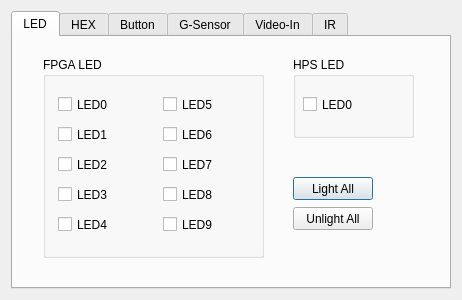
<?xml version="1.0" encoding="UTF-8"?>
<ui version="4.0">
 <class>Dialog</class>
 <widget class="QDialog" name="Dialog">
  <property name="windowModality">
   <enum>Qt::ApplicationModal</enum>
  </property>
  <property name="geometry">
   <rect>
    <x>0</x>
    <y>0</y>
    <width>462</width>
    <height>300</height>
   </rect>
  </property>
  <property name="sizePolicy">
   <sizepolicy hsizetype="Fixed" vsizetype="Fixed">
    <horstretch>0</horstretch>
    <verstretch>0</verstretch>
   </sizepolicy>
  </property>
  <property name="cursor">
   <cursorShape>ArrowCursor</cursorShape>
  </property>
  <property name="contextMenuPolicy">
   <enum>Qt::DefaultContextMenu</enum>
  </property>
  <property name="windowTitle">
   <string extracomment="Developed by Richard">DE1-SoC Control Panel</string>
  </property>
  <property name="sizeGripEnabled">
   <bool>false</bool>
  </property>
  <property name="modal">
   <bool>false</bool>
  </property>
  <layout class="QVBoxLayout" name="verticalLayout">
   <item>
    <widget class="QTabWidget" name="tabWidget">
     <property name="cursor">
      <cursorShape>ArrowCursor</cursorShape>
     </property>
     <property name="tabShape">
      <enum>QTabWidget::Rounded</enum>
     </property>
     <property name="currentIndex">
      <number>0</number>
     </property>
     <property name="iconSize">
      <size>
       <width>32</width>
       <height>32</height>
      </size>
     </property>
     <property name="movable">
      <bool>false</bool>
     </property>
     <widget class="QWidget" name="tabLED">
      <property name="cursor">
       <cursorShape>ArrowCursor</cursorShape>
      </property>
      <property name="autoFillBackground">
       <bool>false</bool>
      </property>
      <attribute name="icon">
       <iconset resource="images/images.qrc">
        <normaloff>:/new/Myresource/GLED.bmp</normaloff>:/new/Myresource/GLED.bmp</iconset>
      </attribute>
      <attribute name="title">
       <string>LED</string>
      </attribute>
      <widget class="QGroupBox" name="groupBox_fpga_led">
       <property name="geometry">
        <rect>
         <x>30</x>
         <y>20</y>
         <width>221</width>
         <height>201</height>
        </rect>
       </property>
       <property name="title">
        <string>FPGA LED</string>
       </property>
       <widget class="QCheckBox" name="checkBox_LED1">
        <property name="geometry">
         <rect>
          <x>15</x>
          <y>60</y>
          <width>95</width>
          <height>35</height>
         </rect>
        </property>
        <property name="font">
         <font>
          <weight>50</weight>
          <bold>false</bold>
          <strikeout>false</strikeout>
          <kerning>false</kerning>
         </font>
        </property>
        <property name="cursor">
         <cursorShape>PointingHandCursor</cursorShape>
        </property>
        <property name="text">
         <string>LED1</string>
        </property>
        <property name="icon">
         <iconset resource="images/images.qrc">
          <normaloff>:/new/Myresource/RLED.bmp</normaloff>:/new/Myresource/RLED.bmp</iconset>
        </property>
        <property name="tristate">
         <bool>false</bool>
        </property>
       </widget>
       <widget class="QCheckBox" name="checkBox_LED9">
        <property name="geometry">
         <rect>
          <x>120</x>
          <y>150</y>
          <width>95</width>
          <height>35</height>
         </rect>
        </property>
        <property name="font">
         <font>
          <weight>50</weight>
          <bold>false</bold>
          <strikeout>false</strikeout>
          <kerning>false</kerning>
         </font>
        </property>
        <property name="cursor">
         <cursorShape>PointingHandCursor</cursorShape>
        </property>
        <property name="text">
         <string>LED9</string>
        </property>
        <property name="icon">
         <iconset resource="images/images.qrc">
          <normaloff>:/new/Myresource/RLED.bmp</normaloff>:/new/Myresource/RLED.bmp</iconset>
        </property>
        <property name="tristate">
         <bool>false</bool>
        </property>
       </widget>
       <widget class="QCheckBox" name="checkBox_LED0">
        <property name="geometry">
         <rect>
          <x>15</x>
          <y>30</y>
          <width>95</width>
          <height>35</height>
         </rect>
        </property>
        <property name="font">
         <font>
          <weight>50</weight>
          <bold>false</bold>
          <strikeout>false</strikeout>
          <kerning>false</kerning>
         </font>
        </property>
        <property name="cursor">
         <cursorShape>PointingHandCursor</cursorShape>
        </property>
        <property name="text">
         <string>LED0</string>
        </property>
        <property name="icon">
         <iconset resource="images/images.qrc">
          <normaloff>:/new/Myresource/RLED.bmp</normaloff>:/new/Myresource/RLED.bmp</iconset>
        </property>
        <property name="tristate">
         <bool>false</bool>
        </property>
       </widget>
       <widget class="QCheckBox" name="checkBox_LED2">
        <property name="geometry">
         <rect>
          <x>15</x>
          <y>90</y>
          <width>95</width>
          <height>35</height>
         </rect>
        </property>
        <property name="font">
         <font>
          <weight>50</weight>
          <bold>false</bold>
          <strikeout>false</strikeout>
          <kerning>false</kerning>
         </font>
        </property>
        <property name="cursor">
         <cursorShape>PointingHandCursor</cursorShape>
        </property>
        <property name="text">
         <string>LED2</string>
        </property>
        <property name="icon">
         <iconset resource="images/images.qrc">
          <normaloff>:/new/Myresource/RLED.bmp</normaloff>:/new/Myresource/RLED.bmp</iconset>
        </property>
        <property name="tristate">
         <bool>false</bool>
        </property>
       </widget>
       <widget class="QCheckBox" name="checkBox_LED3">
        <property name="geometry">
         <rect>
          <x>15</x>
          <y>120</y>
          <width>95</width>
          <height>35</height>
         </rect>
        </property>
        <property name="font">
         <font>
          <weight>50</weight>
          <bold>false</bold>
          <strikeout>false</strikeout>
          <kerning>false</kerning>
         </font>
        </property>
        <property name="cursor">
         <cursorShape>PointingHandCursor</cursorShape>
        </property>
        <property name="text">
         <string>LED3</string>
        </property>
        <property name="icon">
         <iconset resource="images/images.qrc">
          <normaloff>:/new/Myresource/RLED.bmp</normaloff>:/new/Myresource/RLED.bmp</iconset>
        </property>
        <property name="tristate">
         <bool>false</bool>
        </property>
       </widget>
       <widget class="QCheckBox" name="checkBox_LED4">
        <property name="geometry">
         <rect>
          <x>15</x>
          <y>150</y>
          <width>95</width>
          <height>35</height>
         </rect>
        </property>
        <property name="font">
         <font>
          <weight>50</weight>
          <bold>false</bold>
          <strikeout>false</strikeout>
          <kerning>false</kerning>
         </font>
        </property>
        <property name="cursor">
         <cursorShape>PointingHandCursor</cursorShape>
        </property>
        <property name="text">
         <string>LED4</string>
        </property>
        <property name="icon">
         <iconset resource="images/images.qrc">
          <normaloff>:/new/Myresource/RLED.bmp</normaloff>:/new/Myresource/RLED.bmp</iconset>
        </property>
        <property name="tristate">
         <bool>false</bool>
        </property>
       </widget>
       <widget class="QCheckBox" name="checkBox_LED5">
        <property name="geometry">
         <rect>
          <x>120</x>
          <y>30</y>
          <width>95</width>
          <height>35</height>
         </rect>
        </property>
        <property name="font">
         <font>
          <weight>50</weight>
          <bold>false</bold>
          <strikeout>false</strikeout>
          <kerning>false</kerning>
         </font>
        </property>
        <property name="cursor">
         <cursorShape>PointingHandCursor</cursorShape>
        </property>
        <property name="text">
         <string>LED5</string>
        </property>
        <property name="icon">
         <iconset resource="images/images.qrc">
          <normaloff>:/new/Myresource/RLED.bmp</normaloff>:/new/Myresource/RLED.bmp</iconset>
        </property>
        <property name="tristate">
         <bool>false</bool>
        </property>
       </widget>
       <widget class="QCheckBox" name="checkBox_LED6">
        <property name="geometry">
         <rect>
          <x>120</x>
          <y>60</y>
          <width>95</width>
          <height>35</height>
         </rect>
        </property>
        <property name="font">
         <font>
          <weight>50</weight>
          <bold>false</bold>
          <strikeout>false</strikeout>
          <kerning>false</kerning>
         </font>
        </property>
        <property name="cursor">
         <cursorShape>PointingHandCursor</cursorShape>
        </property>
        <property name="text">
         <string>LED6</string>
        </property>
        <property name="icon">
         <iconset resource="images/images.qrc">
          <normaloff>:/new/Myresource/RLED.bmp</normaloff>:/new/Myresource/RLED.bmp</iconset>
        </property>
        <property name="tristate">
         <bool>false</bool>
        </property>
       </widget>
       <widget class="QCheckBox" name="checkBox_LED7">
        <property name="geometry">
         <rect>
          <x>120</x>
          <y>90</y>
          <width>95</width>
          <height>35</height>
         </rect>
        </property>
        <property name="font">
         <font>
          <weight>50</weight>
          <bold>false</bold>
          <strikeout>false</strikeout>
          <kerning>false</kerning>
         </font>
        </property>
        <property name="cursor">
         <cursorShape>PointingHandCursor</cursorShape>
        </property>
        <property name="text">
         <string>LED7</string>
        </property>
        <property name="icon">
         <iconset resource="images/images.qrc">
          <normaloff>:/new/Myresource/RLED.bmp</normaloff>:/new/Myresource/RLED.bmp</iconset>
        </property>
        <property name="tristate">
         <bool>false</bool>
        </property>
       </widget>
       <widget class="QCheckBox" name="checkBox_LED8">
        <property name="geometry">
         <rect>
          <x>120</x>
          <y>120</y>
          <width>95</width>
          <height>35</height>
         </rect>
        </property>
        <property name="font">
         <font>
          <weight>50</weight>
          <bold>false</bold>
          <strikeout>false</strikeout>
          <kerning>false</kerning>
         </font>
        </property>
        <property name="cursor">
         <cursorShape>PointingHandCursor</cursorShape>
        </property>
        <property name="text">
         <string>LED8</string>
        </property>
        <property name="icon">
         <iconset resource="images/images.qrc">
          <normaloff>:/new/Myresource/RLED.bmp</normaloff>:/new/Myresource/RLED.bmp</iconset>
        </property>
        <property name="tristate">
         <bool>false</bool>
        </property>
       </widget>
      </widget>
      <widget class="QGroupBox" name="groupBox_hps_led">
       <property name="geometry">
        <rect>
         <x>280</x>
         <y>20</y>
         <width>121</width>
         <height>81</height>
        </rect>
       </property>
       <property name="title">
        <string>HPS LED</string>
       </property>
       <widget class="QCheckBox" name="checkBox_HPS_LED0">
        <property name="geometry">
         <rect>
          <x>10</x>
          <y>30</y>
          <width>95</width>
          <height>35</height>
         </rect>
        </property>
        <property name="font">
         <font>
          <weight>50</weight>
          <bold>false</bold>
          <strikeout>false</strikeout>
          <kerning>false</kerning>
         </font>
        </property>
        <property name="cursor">
         <cursorShape>PointingHandCursor</cursorShape>
        </property>
        <property name="text">
         <string>LED0</string>
        </property>
        <property name="icon">
         <iconset resource="images/images.qrc">
          <normaloff>:/new/Myresource/GLED.bmp</normaloff>:/new/Myresource/GLED.bmp</iconset>
        </property>
        <property name="tristate">
         <bool>false</bool>
        </property>
       </widget>
      </widget>
      <widget class="QPushButton" name="pushButton_LightAllLed">
       <property name="geometry">
        <rect>
         <x>280</x>
         <y>140</y>
         <width>80</width>
         <height>23</height>
        </rect>
       </property>
       <property name="cursor">
        <cursorShape>PointingHandCursor</cursorShape>
       </property>
       <property name="text">
        <string>Light All</string>
       </property>
      </widget>
      <widget class="QPushButton" name="pushButton_UnlightAllLed">
       <property name="geometry">
        <rect>
         <x>280</x>
         <y>170</y>
         <width>80</width>
         <height>23</height>
        </rect>
       </property>
       <property name="cursor">
        <cursorShape>PointingHandCursor</cursorShape>
       </property>
       <property name="text">
        <string>Unlight All</string>
       </property>
      </widget>
     </widget>
     <widget class="QWidget" name="tabHEX">
      <property name="cursor">
       <cursorShape>ArrowCursor</cursorShape>
      </property>
      <attribute name="icon">
       <iconset resource="images/images.qrc">
        <normaloff>:/new/Myresource/HEX_8.bmp</normaloff>:/new/Myresource/HEX_8.bmp</iconset>
      </attribute>
      <attribute name="title">
       <string>HEX</string>
      </attribute>
      <widget class="QLabel" name="label_hex0">
       <property name="geometry">
        <rect>
         <x>350</x>
         <y>70</y>
         <width>40</width>
         <height>59</height>
        </rect>
       </property>
       <property name="text">
        <string/>
       </property>
       <property name="pixmap">
        <pixmap resource="images/images.qrc">:/new/Myresource/HEX_0.bmp</pixmap>
       </property>
      </widget>
      <widget class="QSpinBox" name="spinBox_hex0">
       <property name="geometry">
        <rect>
         <x>350</x>
         <y>130</y>
         <width>40</width>
         <height>24</height>
        </rect>
       </property>
       <property name="cursor">
        <cursorShape>PointingHandCursor</cursorShape>
       </property>
       <property name="maximum">
        <number>9</number>
       </property>
      </widget>
      <widget class="QLabel" name="label_hex1">
       <property name="geometry">
        <rect>
         <x>290</x>
         <y>70</y>
         <width>40</width>
         <height>59</height>
        </rect>
       </property>
       <property name="text">
        <string/>
       </property>
       <property name="pixmap">
        <pixmap resource="images/images.qrc">:/new/Myresource/HEX_1.bmp</pixmap>
       </property>
      </widget>
      <widget class="QSpinBox" name="spinBox_hex1">
       <property name="geometry">
        <rect>
         <x>290</x>
         <y>130</y>
         <width>40</width>
         <height>24</height>
        </rect>
       </property>
       <property name="cursor">
        <cursorShape>PointingHandCursor</cursorShape>
       </property>
       <property name="maximum">
        <number>9</number>
       </property>
      </widget>
      <widget class="QSpinBox" name="spinBox_hex3">
       <property name="geometry">
        <rect>
         <x>170</x>
         <y>130</y>
         <width>40</width>
         <height>24</height>
        </rect>
       </property>
       <property name="cursor">
        <cursorShape>PointingHandCursor</cursorShape>
       </property>
       <property name="maximum">
        <number>9</number>
       </property>
      </widget>
      <widget class="QLabel" name="label_hex2">
       <property name="geometry">
        <rect>
         <x>230</x>
         <y>70</y>
         <width>40</width>
         <height>59</height>
        </rect>
       </property>
       <property name="text">
        <string/>
       </property>
       <property name="pixmap">
        <pixmap resource="images/images.qrc">:/new/Myresource/HEX_2.bmp</pixmap>
       </property>
      </widget>
      <widget class="QLabel" name="label_hex3">
       <property name="geometry">
        <rect>
         <x>170</x>
         <y>70</y>
         <width>40</width>
         <height>59</height>
        </rect>
       </property>
       <property name="text">
        <string/>
       </property>
       <property name="pixmap">
        <pixmap resource="images/images.qrc">:/new/Myresource/HEX_3.bmp</pixmap>
       </property>
      </widget>
      <widget class="QSpinBox" name="spinBox_hex2">
       <property name="geometry">
        <rect>
         <x>230</x>
         <y>130</y>
         <width>40</width>
         <height>24</height>
        </rect>
       </property>
       <property name="cursor">
        <cursorShape>PointingHandCursor</cursorShape>
       </property>
       <property name="maximum">
        <number>9</number>
       </property>
      </widget>
      <widget class="QSpinBox" name="spinBox_hex5">
       <property name="geometry">
        <rect>
         <x>50</x>
         <y>130</y>
         <width>40</width>
         <height>24</height>
        </rect>
       </property>
       <property name="cursor">
        <cursorShape>PointingHandCursor</cursorShape>
       </property>
       <property name="maximum">
        <number>9</number>
       </property>
      </widget>
      <widget class="QLabel" name="label_hex4">
       <property name="geometry">
        <rect>
         <x>110</x>
         <y>70</y>
         <width>40</width>
         <height>59</height>
        </rect>
       </property>
       <property name="text">
        <string/>
       </property>
       <property name="pixmap">
        <pixmap resource="images/images.qrc">:/new/Myresource/HEX_4.bmp</pixmap>
       </property>
      </widget>
      <widget class="QLabel" name="label_hex5">
       <property name="geometry">
        <rect>
         <x>50</x>
         <y>70</y>
         <width>40</width>
         <height>59</height>
        </rect>
       </property>
       <property name="text">
        <string/>
       </property>
       <property name="pixmap">
        <pixmap resource="images/images.qrc">:/new/Myresource/HEX_5.bmp</pixmap>
       </property>
      </widget>
      <widget class="QSpinBox" name="spinBox_hex4">
       <property name="geometry">
        <rect>
         <x>110</x>
         <y>130</y>
         <width>40</width>
         <height>24</height>
        </rect>
       </property>
       <property name="cursor">
        <cursorShape>PointingHandCursor</cursorShape>
       </property>
       <property name="maximum">
        <number>9</number>
       </property>
      </widget>
     </widget>
     <widget class="QWidget" name="tabButton">
      <property name="cursor">
       <cursorShape>ArrowCursor</cursorShape>
      </property>
      <attribute name="icon">
       <iconset resource="images/images.qrc">
        <normaloff>:/new/Myresource/BUTTON_UP.bmp</normaloff>:/new/Myresource/BUTTON_UP.bmp</iconset>
      </attribute>
      <attribute name="title">
       <string>Button</string>
      </attribute>
      <widget class="QGroupBox" name="groupBox_3">
       <property name="geometry">
        <rect>
         <x>380</x>
         <y>10</y>
         <width>41</width>
         <height>71</height>
        </rect>
       </property>
       <property name="title">
        <string>HPS</string>
       </property>
       <widget class="QLabel" name="label_hps_key0">
        <property name="geometry">
         <rect>
          <x>10</x>
          <y>30</y>
          <width>21</width>
          <height>31</height>
         </rect>
        </property>
        <property name="text">
         <string/>
        </property>
        <property name="pixmap">
         <pixmap resource="images/images.qrc">:/new/Myresource/SMALL_BUTTON_DOWN.bmp</pixmap>
        </property>
       </widget>
      </widget>
      <widget class="QGroupBox" name="groupBox_4">
       <property name="geometry">
        <rect>
         <x>20</x>
         <y>10</y>
         <width>340</width>
         <height>210</height>
        </rect>
       </property>
       <property name="title">
        <string>FPGA</string>
       </property>
       <widget class="QLabel" name="label_key0">
        <property name="geometry">
         <rect>
          <x>270</x>
          <y>50</y>
          <width>44</width>
          <height>44</height>
         </rect>
        </property>
        <property name="text">
         <string/>
        </property>
        <property name="pixmap">
         <pixmap resource="images/images.qrc">:/new/Myresource/BUTTON_UP.bmp</pixmap>
        </property>
       </widget>
       <widget class="QLabel" name="label_key1">
        <property name="geometry">
         <rect>
          <x>220</x>
          <y>50</y>
          <width>44</width>
          <height>44</height>
         </rect>
        </property>
        <property name="text">
         <string/>
        </property>
        <property name="pixmap">
         <pixmap resource="images/images.qrc">:/new/Myresource/BUTTON_UP.bmp</pixmap>
        </property>
       </widget>
       <widget class="QLabel" name="label_key2">
        <property name="geometry">
         <rect>
          <x>170</x>
          <y>50</y>
          <width>44</width>
          <height>44</height>
         </rect>
        </property>
        <property name="text">
         <string/>
        </property>
        <property name="pixmap">
         <pixmap resource="images/images.qrc">:/new/Myresource/BUTTON_UP.bmp</pixmap>
        </property>
       </widget>
       <widget class="QLabel" name="label_key3">
        <property name="geometry">
         <rect>
          <x>120</x>
          <y>50</y>
          <width>44</width>
          <height>44</height>
         </rect>
        </property>
        <property name="text">
         <string/>
        </property>
        <property name="pixmap">
         <pixmap resource="images/images.qrc">:/new/Myresource/BUTTON_UP.bmp</pixmap>
        </property>
       </widget>
       <widget class="QLabel" name="label_sw0">
        <property name="geometry">
         <rect>
          <x>300</x>
          <y>120</y>
          <width>19</width>
          <height>63</height>
         </rect>
        </property>
        <property name="text">
         <string/>
        </property>
        <property name="pixmap">
         <pixmap resource="images/images.qrc">:/new/Myresource/SW_down.bmp</pixmap>
        </property>
       </widget>
       <widget class="QLabel" name="label_sw1">
        <property name="geometry">
         <rect>
          <x>270</x>
          <y>120</y>
          <width>19</width>
          <height>63</height>
         </rect>
        </property>
        <property name="text">
         <string/>
        </property>
        <property name="pixmap">
         <pixmap resource="images/images.qrc">:/new/Myresource/SW_down.bmp</pixmap>
        </property>
       </widget>
       <widget class="QLabel" name="label_sw2">
        <property name="geometry">
         <rect>
          <x>240</x>
          <y>120</y>
          <width>19</width>
          <height>63</height>
         </rect>
        </property>
        <property name="text">
         <string/>
        </property>
        <property name="pixmap">
         <pixmap resource="images/images.qrc">:/new/Myresource/SW_down.bmp</pixmap>
        </property>
       </widget>
      </widget>
      <widget class="QLabel" name="label_sw3">
       <property name="geometry">
        <rect>
         <x>230</x>
         <y>130</y>
         <width>19</width>
         <height>63</height>
        </rect>
       </property>
       <property name="text">
        <string/>
       </property>
       <property name="pixmap">
        <pixmap resource="images/images.qrc">:/new/Myresource/SW_down.bmp</pixmap>
       </property>
      </widget>
      <widget class="QLabel" name="label_sw5">
       <property name="geometry">
        <rect>
         <x>170</x>
         <y>130</y>
         <width>19</width>
         <height>63</height>
        </rect>
       </property>
       <property name="text">
        <string/>
       </property>
       <property name="pixmap">
        <pixmap resource="images/images.qrc">:/new/Myresource/SW_down.bmp</pixmap>
       </property>
      </widget>
      <widget class="QLabel" name="label_sw4">
       <property name="geometry">
        <rect>
         <x>200</x>
         <y>130</y>
         <width>19</width>
         <height>63</height>
        </rect>
       </property>
       <property name="text">
        <string/>
       </property>
       <property name="pixmap">
        <pixmap resource="images/images.qrc">:/new/Myresource/SW_down.bmp</pixmap>
       </property>
      </widget>
      <widget class="QLabel" name="label_sw6">
       <property name="geometry">
        <rect>
         <x>140</x>
         <y>130</y>
         <width>19</width>
         <height>63</height>
        </rect>
       </property>
       <property name="text">
        <string/>
       </property>
       <property name="pixmap">
        <pixmap resource="images/images.qrc">:/new/Myresource/SW_down.bmp</pixmap>
       </property>
      </widget>
      <widget class="QLabel" name="label_sw8">
       <property name="geometry">
        <rect>
         <x>80</x>
         <y>130</y>
         <width>19</width>
         <height>63</height>
        </rect>
       </property>
       <property name="text">
        <string/>
       </property>
       <property name="pixmap">
        <pixmap resource="images/images.qrc">:/new/Myresource/SW_down.bmp</pixmap>
       </property>
      </widget>
      <widget class="QLabel" name="label_sw7">
       <property name="geometry">
        <rect>
         <x>110</x>
         <y>130</y>
         <width>19</width>
         <height>63</height>
        </rect>
       </property>
       <property name="text">
        <string/>
       </property>
       <property name="pixmap">
        <pixmap resource="images/images.qrc">:/new/Myresource/SW_down.bmp</pixmap>
       </property>
      </widget>
      <widget class="QLabel" name="label_sw9">
       <property name="geometry">
        <rect>
         <x>50</x>
         <y>130</y>
         <width>19</width>
         <height>63</height>
        </rect>
       </property>
       <property name="text">
        <string/>
       </property>
       <property name="pixmap">
        <pixmap resource="images/images.qrc">:/new/Myresource/SW_down.bmp</pixmap>
       </property>
      </widget>
     </widget>
     <widget class="QWidget" name="tabGsensor">
      <property name="cursor">
       <cursorShape>ArrowCursor</cursorShape>
      </property>
      <attribute name="icon">
       <iconset resource="images/images.qrc">
        <normaloff>:/new/Myresource/tab/G-Sensor.png</normaloff>:/new/Myresource/tab/G-Sensor.png</iconset>
      </attribute>
      <attribute name="title">
       <string>G-Sensor</string>
      </attribute>
      <widget class="QLabel" name="label_Z">
       <property name="geometry">
        <rect>
         <x>20</x>
         <y>150</y>
         <width>87</width>
         <height>27</height>
        </rect>
       </property>
       <property name="font">
        <font>
         <pointsize>11</pointsize>
        </font>
       </property>
       <property name="text">
        <string>Z: xxxx.xxx</string>
       </property>
      </widget>
      <widget class="QLabel" name="label_X">
       <property name="geometry">
        <rect>
         <x>20</x>
         <y>90</y>
         <width>87</width>
         <height>27</height>
        </rect>
       </property>
       <property name="font">
        <font>
         <pointsize>11</pointsize>
        </font>
       </property>
       <property name="text">
        <string>X: xxxx.xxx</string>
       </property>
      </widget>
      <widget class="QLabel" name="label_Y">
       <property name="geometry">
        <rect>
         <x>20</x>
         <y>120</y>
         <width>87</width>
         <height>27</height>
        </rect>
       </property>
       <property name="font">
        <font>
         <pointsize>11</pointsize>
        </font>
       </property>
       <property name="text">
        <string>Y: xxxx.xxx</string>
       </property>
      </widget>
     </widget>
     <widget class="QWidget" name="tabVideoIn">
      <attribute name="icon">
       <iconset resource="images/images.qrc">
        <normaloff>:/new/Myresource/tab/movie.png</normaloff>:/new/Myresource/tab/movie.png</iconset>
      </attribute>
      <attribute name="title">
       <string>Video-In</string>
      </attribute>
     </widget>
     <widget class="QWidget" name="tabIR">
      <attribute name="icon">
       <iconset resource="images/images.qrc">
        <normaloff>:/new/Myresource/tab/IRDA.png</normaloff>:/new/Myresource/tab/IRDA.png</iconset>
      </attribute>
      <attribute name="title">
       <string>IR</string>
      </attribute>
      <widget class="QGroupBox" name="groupBox_IR_RX">
       <property name="geometry">
        <rect>
         <x>140</x>
         <y>10</y>
         <width>161</width>
         <height>201</height>
        </rect>
       </property>
       <property name="title">
        <string>RX</string>
       </property>
       <widget class="QLabel" name="label_ir_controller">
        <property name="enabled">
         <bool>true</bool>
        </property>
        <property name="geometry">
         <rect>
          <x>30</x>
          <y>30</y>
          <width>95</width>
          <height>159</height>
         </rect>
        </property>
        <property name="text">
         <string/>
        </property>
        <property name="pixmap">
         <pixmap resource="images/images.qrc">:/new/Myresource/IR_RX.bmp</pixmap>
        </property>
       </widget>
      </widget>
     </widget>
    </widget>
   </item>
  </layout>
 </widget>
 <layoutdefault spacing="6" margin="11"/>
 <resources>
  <include location="images/images.qrc"/>
 </resources>
 <connections>
  <connection>
   <sender>checkBox_HPS_LED0</sender>
   <signal>clicked()</signal>
   <receiver>Dialog</receiver>
   <slot>ClickLED()</slot>
   <hints>
    <hint type="sourcelabel">
     <x>302</x>
     <y>120</y>
    </hint>
    <hint type="destinationlabel">
     <x>0</x>
     <y>87</y>
    </hint>
   </hints>
  </connection>
  <connection>
   <sender>checkBox_LED9</sender>
   <signal>clicked()</signal>
   <receiver>Dialog</receiver>
   <slot>ClickLED()</slot>
   <hints>
    <hint type="sourcelabel">
     <x>210</x>
     <y>236</y>
    </hint>
    <hint type="destinationlabel">
     <x>280</x>
     <y>279</y>
    </hint>
   </hints>
  </connection>
  <connection>
   <sender>checkBox_LED0</sender>
   <signal>clicked()</signal>
   <receiver>Dialog</receiver>
   <slot>ClickLED()</slot>
   <hints>
    <hint type="sourcelabel">
     <x>80</x>
     <y>107</y>
    </hint>
    <hint type="destinationlabel">
     <x>81</x>
     <y>349</y>
    </hint>
   </hints>
  </connection>
  <connection>
   <sender>checkBox_LED1</sender>
   <signal>clicked()</signal>
   <receiver>Dialog</receiver>
   <slot>ClickLED()</slot>
   <hints>
    <hint type="sourcelabel">
     <x>120</x>
     <y>146</y>
    </hint>
    <hint type="destinationlabel">
     <x>461</x>
     <y>132</y>
    </hint>
   </hints>
  </connection>
  <connection>
   <sender>checkBox_LED2</sender>
   <signal>clicked()</signal>
   <receiver>Dialog</receiver>
   <slot>ClickLED()</slot>
   <hints>
    <hint type="sourcelabel">
     <x>69</x>
     <y>165</y>
    </hint>
    <hint type="destinationlabel">
     <x>71</x>
     <y>309</y>
    </hint>
   </hints>
  </connection>
  <connection>
   <sender>checkBox_LED3</sender>
   <signal>clicked()</signal>
   <receiver>Dialog</receiver>
   <slot>ClickLED()</slot>
   <hints>
    <hint type="sourcelabel">
     <x>94</x>
     <y>198</y>
    </hint>
    <hint type="destinationlabel">
     <x>103</x>
     <y>371</y>
    </hint>
   </hints>
  </connection>
  <connection>
   <sender>checkBox_LED4</sender>
   <signal>clicked()</signal>
   <receiver>Dialog</receiver>
   <slot>ClickLED()</slot>
   <hints>
    <hint type="sourcelabel">
     <x>61</x>
     <y>229</y>
    </hint>
    <hint type="destinationlabel">
     <x>50</x>
     <y>409</y>
    </hint>
   </hints>
  </connection>
  <connection>
   <sender>checkBox_LED5</sender>
   <signal>clicked()</signal>
   <receiver>Dialog</receiver>
   <slot>ClickLED()</slot>
   <hints>
    <hint type="sourcelabel">
     <x>164</x>
     <y>108</y>
    </hint>
    <hint type="destinationlabel">
     <x>495</x>
     <y>107</y>
    </hint>
   </hints>
  </connection>
  <connection>
   <sender>checkBox_LED6</sender>
   <signal>clicked()</signal>
   <receiver>Dialog</receiver>
   <slot>ClickLED()</slot>
   <hints>
    <hint type="sourcelabel">
     <x>174</x>
     <y>139</y>
    </hint>
    <hint type="destinationlabel">
     <x>490</x>
     <y>193</y>
    </hint>
   </hints>
  </connection>
  <connection>
   <sender>checkBox_LED7</sender>
   <signal>clicked()</signal>
   <receiver>Dialog</receiver>
   <slot>ClickLED()</slot>
   <hints>
    <hint type="sourcelabel">
     <x>167</x>
     <y>180</y>
    </hint>
    <hint type="destinationlabel">
     <x>496</x>
     <y>163</y>
    </hint>
   </hints>
  </connection>
  <connection>
   <sender>checkBox_LED8</sender>
   <signal>clicked()</signal>
   <receiver>Dialog</receiver>
   <slot>ClickLED()</slot>
   <hints>
    <hint type="sourcelabel">
     <x>162</x>
     <y>198</y>
    </hint>
    <hint type="destinationlabel">
     <x>508</x>
     <y>207</y>
    </hint>
   </hints>
  </connection>
 </connections>
 <slots>
  <slot>slot1()</slot>
  <slot>ClickLED()</slot>
  <slot>ClickHEX()</slot>
  <slot>clickHEX(int)</slot>
 </slots>
</ui>
